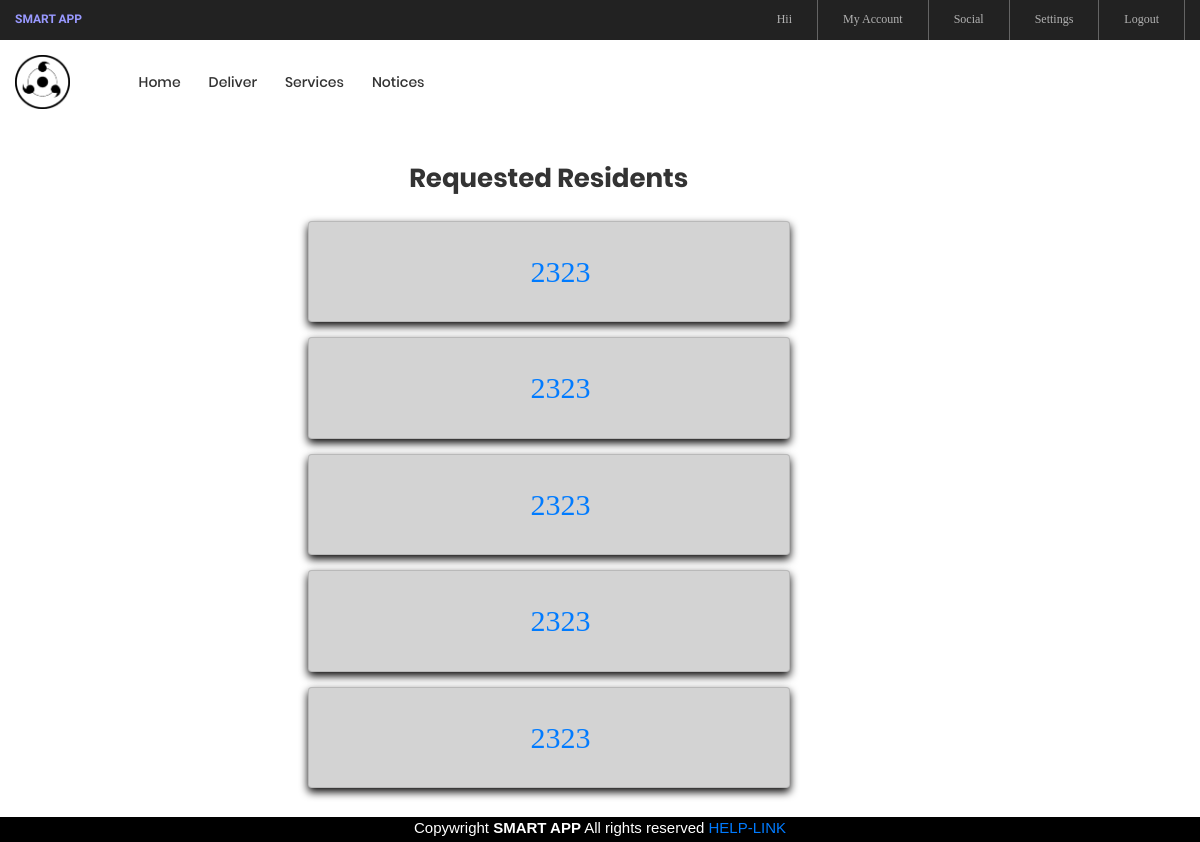
The page /service_ct (signed in) on the database as committed earlier.
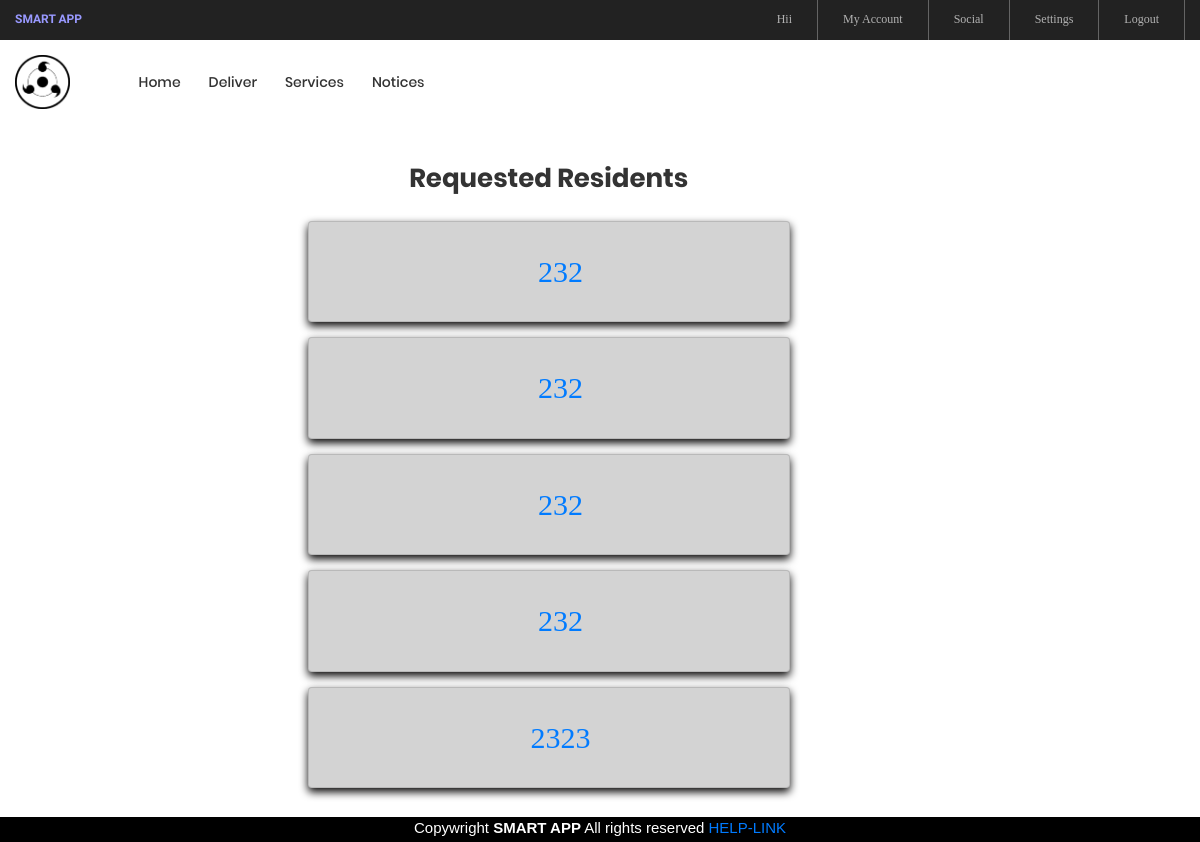
The same page on the database as committed later.
### ser/models.py (models this page shows, shortened)
class Post(models.Model):
    aut = models.CharField(max_length=255 )
    flat_number = models.CharField(max_length=30)
    time = models.CharField(max_length=255 )
    body = models.TextField()
    created = models.DateTimeField(auto_now_add=True)

### signin/views.py (the view)
# urls.py: path('service_ct',views.deliver_service,name="service_ct"),
@login_required
def deliver_service(request):
        order_list=Post.objects.all().order_by('-created')
        info=[]
        for x in order_list:
            y={'flnum':x.flat_number}
            info.append(y)
        paginator=Paginator(info,5)
        try:
            page = int(request.GET.get('page','1'))
        except:
            page = 1
        try:
            info = paginator.page(page)
        except(EmptyPage, InvalidPage):
            info=paginator.page(paginator.num_pages)
        context={
                'info':info
            }
        return render(request,'shopkeeper2.html',context)

### templates/shopkeeper2.html (shortened to what this page needs)
{% extends "base3.html" %}
{% load static %}
{% block page_content %}
<body>
<div class="row " style="margin-top: 10%">
  <div class="col-md-3"></div>
<div  class="col-md-5" style="color:black">
    <h1 class="ltext-108 cl2 hov-cl1 trans-04 p-b-10" style="text-align: center;"> Requested Residents</h1>
    {% for y in info %}
    <div class="card p-3 m-t-15" style="background-color: lightgray">
	<li class="btn">
                        <a class="nav-link" href= "{% url 'caretaker2' y.flnum %}" style="font-size: 30px"><span class="lnr lnr-apartment">{{y.flnum}}</span></a>
                    </li>
    </div>
{% endfor %}
  <div class="col-md-3"></div>
   <div class="pagination p-t-30"  style="left: 0; bottom: 5%; width: 100%;z-index:3;">
        <ul style="margin-left: 45%">
          {% for pg in info.paginator.page_range %}
          {% if info.number == pg %}
      <a href="?page={{ pg }}" style="color:#1a75ff">{{ pg }}</a>
          {% endif %}
          {% endfor %}
          {% if info.has_next %}
          <li style="display:inline-flex"><a href="?page={{ info.next_page_number }}" style="color:#1a75ff"><strong>&nbsp &nbsp >></strong>   </a></li>
          {% endif %}
        </ul>
    </div>
</body>
{% endblock %}

### templates/base3.html (shortened to what this page needs)
{% load static	 %}
<!DOCTYPE html>
<html lang="en">
<head>
	<link rel="stylesheet" type="text/css" href="{% static 'vendor/bootstrap/css/bootstrap.min.css' %}">
	<link rel="stylesheet" type="text/css" href="{% static 'fonts/font-awesome-4.7.0/css/font-awesome.min.css' %}">
	<link rel="stylesheet" type="text/css" href="{% static 'fonts/iconic/css/material-design-iconic-font.min.css' %}">
	<link rel="stylesheet" type="text/css" href="{% static 'fonts/linearicons-v1.0.0/icon-font.min.css' %}">
	<link rel="stylesheet" type="text/css" href="{% static 'vendor/animate/animate.css' %}">
	<link rel="stylesheet" type="text/css" href="{% static 'vendor/css-hamburgers/hamburgers.min.css' %}">
	<link rel="stylesheet" type="text/css" href="{% static 'vendor/animsition/css/animsition.min.css' %}">
	<link rel="stylesheet" type="text/css" href="{% static 'vendor/select2/select2.min.css' %}">
	<link rel="stylesheet" type="text/css" href="{% static 'vendor/daterangepicker/daterangepicker.css' %}">
	<link rel="stylesheet" type="text/css" href="{% static 'vendor/slick/slick.css' %}">
	<link rel="stylesheet" type="text/css" href="{% static 'vendor/MagnificPopup/magnific-popup.css' %}">
	<link rel="stylesheet" type="text/css" href="{% static 'vendor/perfect-scrollbar/perfect-scrollbar.css' %}">
	<link rel="stylesheet" type="text/css" href="{% static 'css/util.css' %}">
	<link rel="stylesheet" type="text/css" href="{% static 'css/main.css' %}">
</head>
<body class="animsition">
	<header>
		<div class="container-menu-desktop">
			<div class="top-bar">
				<div class="content-topbar flex-sb-m h-full container">
					<div class="left-top-bar" style="font-family: Kaushan Script;color:  #9999ff;">
						<b>SMART APP</b>
					</div>
					<div class="right-top-bar flex-w h-full">
						 {% if user.is_authenticated %}
						<a href="#" class="flex-c-m trans-04 p-lr-25" style="border-left: none">
							Hii {{user.first_name}}
						</a>
						<a href="/profile" class="flex-c-m trans-04 p-lr-25">
							My Account
						</a>
						<a href="/residents" class="flex-c-m trans-04 p-lr-25">
							Social
						</a>
						<a href="{% url 'password_change' %}"class="flex-c-m trans-04 p-lr-25">
							Settings
						</a>
						<a href="/accounts/logout" class="flex-c-m trans-04 p-lr-25">
							Logout
						</a>
						{% else %}
						<a href="/accounts/login" class="flex-c-m trans-04 p-lr-25">
							Login
						</a>
						{% endif %}
					</div>
				</div>
			</div>
			<div class="wrap-menu-desktop">
				<nav class="limiter-menu-desktop container">
					<a  class="logo">
						<img src="{% static 'images/logo.png' %}" alt="IMG-LOGO">
					</a>
					<div class="menu-desktop">
						<ul class="main-menu">
								<li>
								<a href="/index">Home</a>
							</li>
							<li>
								<a href="/shop_ct">Deliver</a>
							</li>
							<li >
								<a href="/service_ct">Services</a>
							</li>
							<li>
								<a href="/h">Notices</a>
							</li>
						</ul>
					</div>
				</nav>
			</div>
		</div>
	</header>
	<div class="flex-container " style="margin-bottom: 8%">
{% load widget_tweaks %}
{% block page_content %}
{% endblock %}
</div><body>
<div class="flex-container " style="background-color:black;color:white;position:fixed; left: 0; bottom: 0; width: 100%;z-index:3;height:3%;">
 <footer>
 <center>Copywright <b>SMART APP</b> All rights reserved <a href="https://www.google.co.in/">
  HELP-LINK</a></center>
</footer>
</div>
</body>
</html>

### signin/static/css/main.css (style rules this page uses)
.container { max-width: 1380px; }
@media (max-width: 1600px) { .container { max-width: 1200px; } }
.container-menu-desktop { height: auto; width: 100%; position: relative; -webkit-transition: all 0.3s; -o-transition: all 0.3s; -moz-transition: all 0.3s; transition: all 0.3s; }
.top-bar { height: 40px; background-color: #222; }
.left-top-bar { font-family: Poppins-Regular; font-size: 12px; line-height: 1.8; color: #b2b2b2; }
.right-top-bar a { font-family: Poppins-Regular; font-size: 12px; line-height: 1.8; height: 100%; color: #b2b2b2; border-right: 1px solid rgba(255,255,255,0.3); }
.right-top-bar a:first-child { border-left: 1px solid rgba(255,255,255,0.3); }
.wrap-menu-desktop { position: fixed; z-index: 1100; background-color: transparent; width: 100%; height: 84px; top: 40px; left: 0px; -webkit-transition: height 0.3s, background-color 0.3s; -o-transition: height 0.3s, background-color 0.3s; -moz-transition: height 0.3s, background-color 0.3s; transition: height 0.3s, background-color 0.3s; }
.limiter-menu-desktop { height: 100%; display: -webkit-box; display: -webkit-flex; display: -moz-box; display: -ms-flexbox; display: flex; align-items: center; background-color: transparent; }
.logo { display: -webkit-box; display: -webkit-flex; display: -moz-box; display: -ms-flexbox; display: flex; align-items: center; height: 65%; margin-right: 55px; }
.logo img { max-width: 100%; max-height: 100%; }
.menu-desktop { display: -webkit-box; display: -webkit-flex; display: -moz-box; display: -ms-flexbox; display: flex; align-items: center; height: 100%; }
.main-menu { list-style-type: none; margin: 0; display: -webkit-box; display: -webkit-flex; display: -moz-box; display: -ms-flexbox; display: flex; align-items: center; }
.main-menu > li { display: block; position: relative; padding: 20px 10px 20px 0px; margin: 0px 4px 0px 14px; }
.main-menu > li > a { font-family: Poppins-Medium; font-size: 14px; color: #333; padding: 5px 0px; transition: all 0.4s; -webkit-transition: all 0.4s; -o-transition: all 0.4s; -moz-transition: all 0.4s; }
.cl2 { color: #333; }
.ltext-108 { font-family: Poppins-Bold; font-size: 26px; line-height: 1.3846; }

### templates/base3.html (style rules this page uses)
.card { box-shadow: 0 4px 8px 0 rgb(7, 6, 6); transition: 0.3s; }

Rows that differ between the two databases and show on the page:
no longer on this page (row unchanged): Post: flnum "2323"
no longer on this page (row unchanged): Post: flnum "2323"
no longer on this page (row unchanged): Post: flnum "2323"
no longer on this page (row unchanged): Post: flnum "2323"
added Post: flnum "232"
added Post: flnum "232"
added Post: flnum "232"
added Post: flnum "232"
